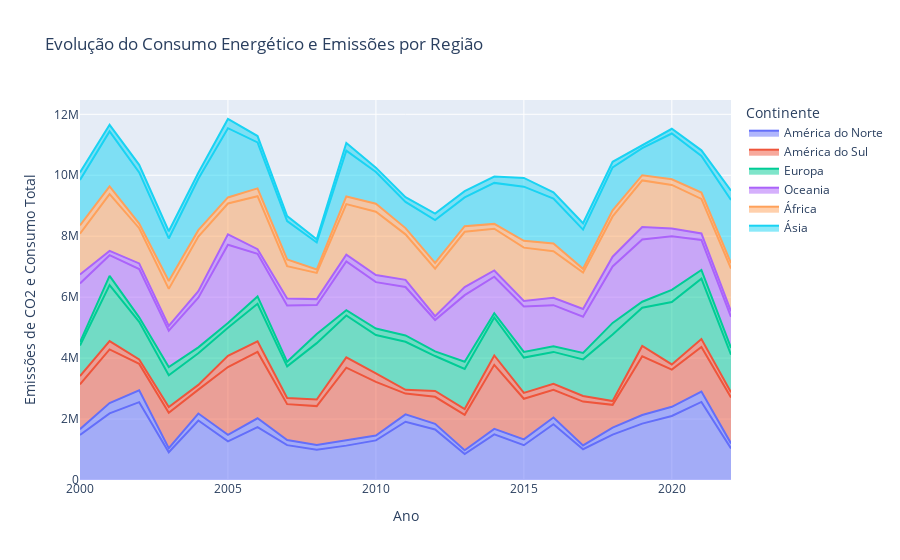

The notebook cell this image was saved under:
### Markdown cell above
### • Crie gráficos interativos que permitam visualizar como o consumo energético impacta as emissões ao longo do tempo em diferentes regiões.

### Code cell
df["Consumo_Total (MWh)"] = df["Consumo_Energia_Renovável (MWh)"] + df['Consumo_Energia_Fóssil (MWh)']
df_agrupado2 = df.groupby(["Continente", "Ano"]).sum().reset_index()
fig_3 = px.line(df_agrupado2, x="Ano", y=["Emissões_CO2 (toneladas)"], color="Continente",
              title="Evolução do Consumo Energético e Emissões por Região")

fig_3 = px.area(df_agrupado2, x="Ano",
               y=["Emissões_CO2 (toneladas)", "Consumo_Total (MWh)"],
               color="Continente",
               title="Evolução do Consumo Energético e Emissões por Região",
               labels={
               })

fig_3.update_layout(
    yaxis_title="Emissões de CO2 e Consumo Total",
)

fig_3.show()

### Figure 1 — Plotly figure (JSON) as saved in the notebook; plotly's stock layout.template omitted (floating-point values rounded to 4 significant figures)
{"data": [{"fillpattern": {"shape": ""}, "hovertemplate": "Continente=América do Norte<br>variable=Emissões_CO2 (toneladas)<br>Ano=%{x}<br>value=%{y}<extra></extra>", "legendgroup": "América do Norte", "line": {"color": "#636efa"}, "marker": {"symbol": "circle"}, "mode": "lines", "name": "América do Norte", "orientation": "v", "showlegend": true, "stackgroup": "1", "type": "scatter", "x": [2000, 2001, 2002, 2003, 2004, 2005, 2006, 2007, 2008, 2009, 2010, 2011, 2012, 2013, 2014, 2015, 2016, 2017, 2018, 2019, 2020, 2021, 2022], "xaxis": "x", "y": [1475000.0, 2186000.0, 2554000.0, 910800.0, 1954000.0, 1269000.0, 1732000.0, 1144000.0, 993300.0, 1128000.0, 1301000.0, 1912000.0, 1658000.0, 854400.0, 1496000.0, 1142000.0, 1828000.0, 1010000.0, 1488000.0, 1850000.0, 2102000.0, 2562000.0, 1037000.0], "yaxis": "y"}, {"fillpattern": {"shape": ""}, "hovertemplate": "Continente=América do Norte<br>variable=Consumo_Total (MWh)<br>Ano=%{x}<br>value=%{y}<extra></extra>", "legendgroup": "América do Norte", "line": {"color": "#636efa"}, "marker": {"symbol": "circle"}, "mode": "lines", "name": "América do Norte", "orientation": "v", "showlegend": false, "stackgroup": "1", "type": "scatter", "x": [2000, 2001, 2002, 2003, 2004, 2005, 2006, 2007, 2008, 2009, 2010, 2011, 2012, 2013, 2014, 2015, 2016, 2017, 2018, 2019, 2020, 2021, 2022], "xaxis": "x", "y": [194800.0, 337400.0, 391800.0, 135400.0, 229200.0, 215200.0, 292900.0, 168000.0, 155700.0, 184800.0, 156700.0, 243200.0, 183700.0, 121900.0, 182200.0, 191700.0, 220900.0, 123500.0, 229100.0, 280300.0, 300700.0, 341000.0, 164600.0], "yaxis": "y"}, {"fillpattern": {"shape": ""}, "hovertemplate": "Continente=América do Sul<br>variable=Emissões_CO2 (toneladas)<br>Ano=%{x}<br>value=%{y}<extra></extra>", "legendgroup": "América do Sul", "line": {"color": "#EF553B"}, "marker": {"symbol": "circle"}, "mode": "lines", "name": "América do Sul", "orientation": "v", "showlegend": true, "stackgroup": "1", "type": "scatter", "x": [2000, 2001, 2002, 2003, 2004, 2005, 2006, 2007, 2008, 2009, 2010, 2011, 2012, 2013, 2014, 2015, 2016, 2017, 2018, 2019, 2020, 2021, 2022], "xaxis": "x", "y": [1467000.0, 1761000.0, 864800.0, 1157000.0, 782700.0, 2223000.0, 2178000.0, 1177000.0, 1275000.0, 2373000.0, 1765000.0, 680000.0, 888800.0, 1163000.0, 2101000.0, 1332000.0, 909600.0, 1440000.0, 749800.0, 1928000.0, 1219000.0, 1462000.0, 1505000.0], "yaxis": "y"}, {"fillpattern": {"shape": ""}, "hovertemplate": "Continente=América do Sul<br>variable=Consumo_Total (MWh)<br>Ano=%{x}<br>value=%{y}<extra></extra>", "legendgroup": "América do Sul", "line": {"color": "#EF553B"}, "marker": {"symbol": "circle"}, "mode": "lines", "name": "América do Sul", "orientation": "v", "showlegend": false, "stackgroup": "1", "type": "scatter", "x": [2000, 2001, 2002, 2003, 2004, 2005, 2006, 2007, 2008, 2009, 2010, 2011, 2012, 2013, 2014, 2015, 2016, 2017, 2018, 2019, 2020, 2021, 2022], "xaxis": "x", "y": [272900.0, 274600.0, 145100.0, 194100.0, 154900.0, 365900.0, 347800.0, 204400.0, 215800.0, 337700.0, 275200.0, 124600.0, 189300.0, 190100.0, 306800.0, 194800.0, 195700.0, 183500.0, 122500.0, 341500.0, 169800.0, 261200.0, 172600.0], "yaxis": "y"}, {"fillpattern": {"shape": ""}, "hovertemplate": "Continente=Europa<br>variable=Emissões_CO2 (toneladas)<br>Ano=%{x}<br>value=%{y}<extra></extra>", "legendgroup": "Europa", "line": {"color": "#00cc96"}, "marker": {"symbol": "circle"}, "mode": "lines", "name": "Europa", "orientation": "v", "showlegend": true, "stackgroup": "1", "type": "scatter", "x": [2000, 2001, 2002, 2003, 2004, 2005, 2006, 2007, 2008, 2009, 2010, 2011, 2012, 2013, 2014, 2015, 2016, 2017, 2018, 2019, 2020, 2021, 2022], "xaxis": "x", "y": [1001000.0, 1836000.0, 1233000.0, 1037000.0, 1037000.0, 922500.0, 1234000.0, 1037000.0, 1850000.0, 1374000.0, 1261000.0, 1574000.0, 1148000.0, 1317000.0, 1247000.0, 1158000.0, 1049000.0, 1202000.0, 2186000.0, 1254000.0, 2049000.0, 1981000.0, 1232000.0], "yaxis": "y"}, {"fillpattern": {"shape": ""}, "hovertemplate": "Continente=Europa<br>variable=Consumo_Total (MWh)<br>Ano=%{x}<br>value=%{y}<extra></extra>", "legendgroup": "Europa", "line": {"color": "#00cc96"}, "marker": {"symbol": "circle"}, "mode": "lines", "name": "Europa", "orientation": "v", "showlegend": false, "stackgroup": "1", "type": "scatter", "x": [2000, 2001, 2002, 2003, 2004, 2005, 2006, 2007, 2008, 2009, 2010, 2011, 2012, 2013, 2014, 2015, 2016, 2017, 2018, 2019, 2020, 2021, 2022], "xaxis": "x", "y": [113800.0, 304500.0, 150200.0, 273100.0, 196100.0, 158000.0, 240000.0, 147700.0, 298400.0, 174700.0, 211500.0, 208200.0, 152200.0, 236200.0, 139700.0, 184800.0, 185300.0, 211100.0, 379800.0, 196600.0, 398900.0, 286500.0, 226600.0], "yaxis": "y"}, {"fillpattern": {"shape": ""}, "hovertemplate": "Continente=Oceania<br>variable=Emissões_CO2 (toneladas)<br>Ano=%{x}<br>value=%{y}<extra></extra>", "legendgroup": "Oceania", "line": {"color": "#ab63fa"}, "marker": {"symbol": "circle"}, "mode": "lines", "name": "Oceania", "orientation": "v", "showlegend": true, "stackgroup": "1", "type": "scatter", "x": [2000, 2001, 2002, 2003, 2004, 2005, 2006, 2007, 2008, 2009, 2010, 2011, 2012, 2013, 2014, 2015, 2016, 2017, 2018, 2019, 2020, 2021, 2022], "xaxis": "x", "y": [1924000.0, 677100.0, 1585000.0, 1195000.0, 1627000.0, 2567000.0, 1400000.0, 1845000.0, 952600.0, 1600000.0, 1522000.0, 1592000.0, 1030000.0, 2183000.0, 1198000.0, 1494000.0, 1348000.0, 1189000.0, 1853000.0, 2041000.0, 1755000.0, 984600.0, 1016000.0], "yaxis": "y"}, {"fillpattern": {"shape": ""}, "hovertemplate": "Continente=Oceania<br>variable=Consumo_Total (MWh)<br>Ano=%{x}<br>value=%{y}<extra></extra>", "legendgroup": "Oceania", "line": {"color": "#ab63fa"}, "marker": {"symbol": "circle"}, "mode": "lines", "name": "Oceania", "orientation": "v", "showlegend": false, "stackgroup": "1", "type": "scatter", "x": [2000, 2001, 2002, 2003, 2004, 2005, 2006, 2007, 2008, 2009, 2010, 2011, 2012, 2013, 2014, 2015, 2016, 2017, 2018, 2019, 2020, 2021, 2022], "xaxis": "x", "y": [292000.0, 138900.0, 182400.0, 151400.0, 218100.0, 338500.0, 149700.0, 235400.0, 193900.0, 223100.0, 233900.0, 233700.0, 124100.0, 266900.0, 206800.0, 180700.0, 239500.0, 250800.0, 318600.0, 409600.0, 257900.0, 212200.0, 183400.0], "yaxis": "y"}, {"fillpattern": {"shape": ""}, "hovertemplate": "Continente=África<br>variable=Emissões_CO2 (toneladas)<br>Ano=%{x}<br>value=%{y}<extra></extra>", "legendgroup": "África", "line": {"color": "#FFA15A"}, "marker": {"symbol": "circle"}, "mode": "lines", "name": "África", "orientation": "v", "showlegend": true, "stackgroup": "1", "type": "scatter", "x": [2000, 2001, 2002, 2003, 2004, 2005, 2006, 2007, 2008, 2009, 2010, 2011, 2012, 2013, 2014, 2015, 2016, 2017, 2018, 2019, 2020, 2021, 2022], "xaxis": "x", "y": [1342000.0, 1863000.0, 1157000.0, 1219000.0, 1792000.0, 1014000.0, 1739000.0, 1056000.0, 859600.0, 1658000.0, 2078000.0, 1493000.0, 1558000.0, 1813000.0, 1370000.0, 1748000.0, 1534000.0, 1195000.0, 1322000.0, 1529000.0, 1429000.0, 1133000.0, 1402000.0], "yaxis": "y"}, {"fillpattern": {"shape": ""}, "hovertemplate": "Continente=África<br>variable=Consumo_Total (MWh)<br>Ano=%{x}<br>value=%{y}<extra></extra>", "legendgroup": "África", "line": {"color": "#FFA15A"}, "marker": {"symbol": "circle"}, "mode": "lines", "name": "África", "orientation": "v", "showlegend": false, "stackgroup": "1", "type": "scatter", "x": [2000, 2001, 2002, 2003, 2004, 2005, 2006, 2007, 2008, 2009, 2010, 2011, 2012, 2013, 2014, 2015, 2016, 2017, 2018, 2019, 2020, 2021, 2022], "xaxis": "x", "y": [274400.0, 252900.0, 149700.0, 259100.0, 208400.0, 199200.0, 256100.0, 222100.0, 111000.0, 252600.0, 262000.0, 204900.0, 191400.0, 182500.0, 157300.0, 225500.0, 249100.0, 125600.0, 199600.0, 170700.0, 187200.0, 210700.0, 175300.0], "yaxis": "y"}, {"fillpattern": {"shape": ""}, "hovertemplate": "Continente=Ásia<br>variable=Emissões_CO2 (toneladas)<br>Ano=%{x}<br>value=%{y}<extra></extra>", "legendgroup": "Ásia", "line": {"color": "#19d3f3"}, "marker": {"symbol": "circle"}, "mode": "lines", "name": "Ásia", "orientation": "v", "showlegend": true, "stackgroup": "1", "type": "scatter", "x": [2000, 2001, 2002, 2003, 2004, 2005, 2006, 2007, 2008, 2009, 2010, 2011, 2012, 2013, 2014, 2015, 2016, 2017, 2018, 2019, 2020, 2021, 2022], "xaxis": "x", "y": [1487000.0, 1808000.0, 1681000.0, 1395000.0, 1685000.0, 2272000.0, 1509000.0, 1261000.0, 887500.0, 1499000.0, 1041000.0, 860600.0, 1406000.0, 945000.0, 1346000.0, 1775000.0, 1479000.0, 1285000.0, 1411000.0, 887100.0, 1502000.0, 1198000.0, 2076000.0], "yaxis": "y"}, {"fillpattern": {"shape": ""}, "hovertemplate": "Continente=Ásia<br>variable=Consumo_Total (MWh)<br>Ano=%{x}<br>value=%{y}<extra></extra>", "legendgroup": "Ásia", "line": {"color": "#19d3f3"}, "marker": {"symbol": "circle"}, "mode": "lines", "name": "Ásia", "orientation": "v", "showlegend": false, "stackgroup": "1", "type": "scatter", "x": [2000, 2001, 2002, 2003, 2004, 2005, 2006, 2007, 2008, 2009, 2010, 2011, 2012, 2013, 2014, 2015, 2016, 2017, 2018, 2019, 2020, 2021, 2022], "xaxis": "x", "y": [249100.0, 216400.0, 248000.0, 237400.0, 197400.0, 301200.0, 209300.0, 160500.0, 102800.0, 255500.0, 143100.0, 152000.0, 213400.0, 206500.0, 209500.0, 285100.0, 204300.0, 207600.0, 183900.0, 83690.0, 155100.0, 185800.0, 304000.0], "yaxis": "y"}], "layout": {"autosize": true, "legend": {"title": {"text": "Continente"}, "tracegroupgap": 0}, "title": {"text": "Evolução do Consumo Energético e Emissões por Região"}, "xaxis": {"anchor": "y", "autorange": true, "domain": [0, 1], "range": [2000, 2022], "title": {"text": "Ano"}, "type": "linear"}, "yaxis": {"anchor": "x", "autorange": true, "domain": [0, 1], "range": [0, 12470000.0], "title": {"text": "Emissões de CO2 e Consumo Total"}, "type": "linear"}}}
